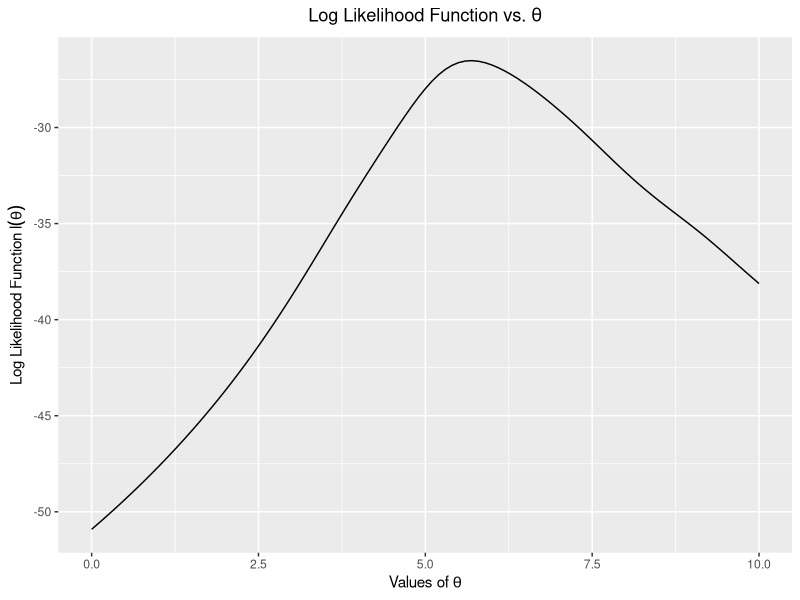

This chart was generated by the following R code:
## ---- chunk 1
set.seed(20180909)
sample <- rcauchy(10, 5)

log_sum <- function(x, sample){
  log_sum <- 0
  for (i in 1:length(sample)) {
    log_sum <- log_sum -log(pi) - log(1 + (x - sample[i])^2)
  }
  log_sum
}

library("ggplot2")
ggplot(data.frame(x = c(0, 10)), aes(x = x)) + 
stat_function(fun = function(x) log_sum(x, sample)) + 
labs(x = expression("Values of"~theta), y = expression("Log Likelihood Function"~l(theta))) + 
theme(plot.title = element_text(hjust = 0.5)) + 
ggtitle(expression("Log Likelihood Function vs."~theta))
